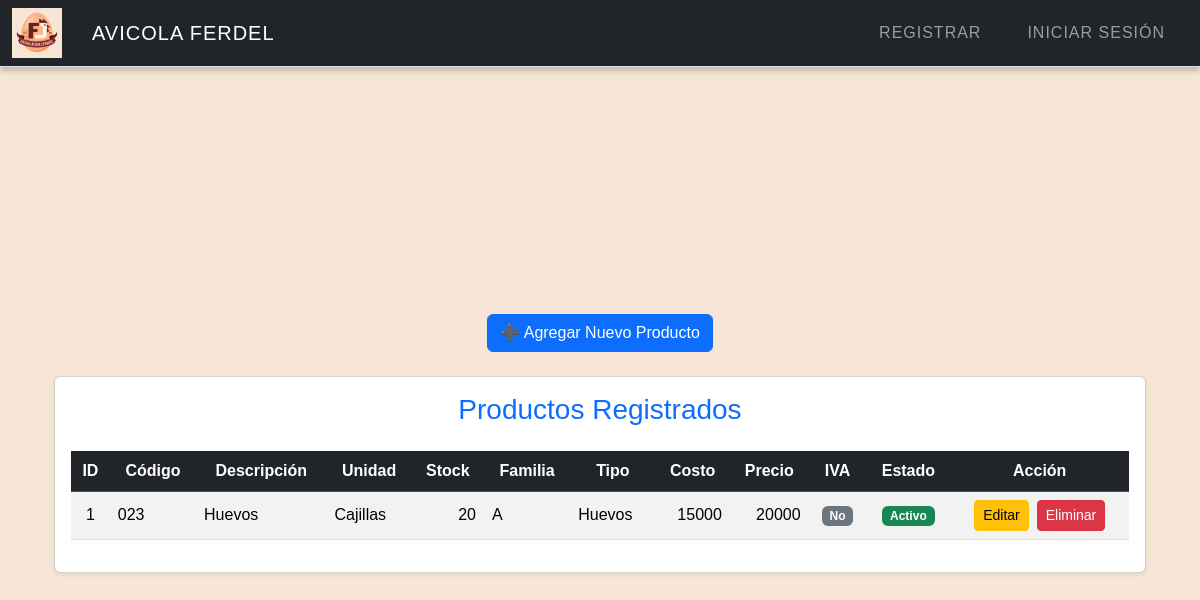
Before: /productos with the older database file.
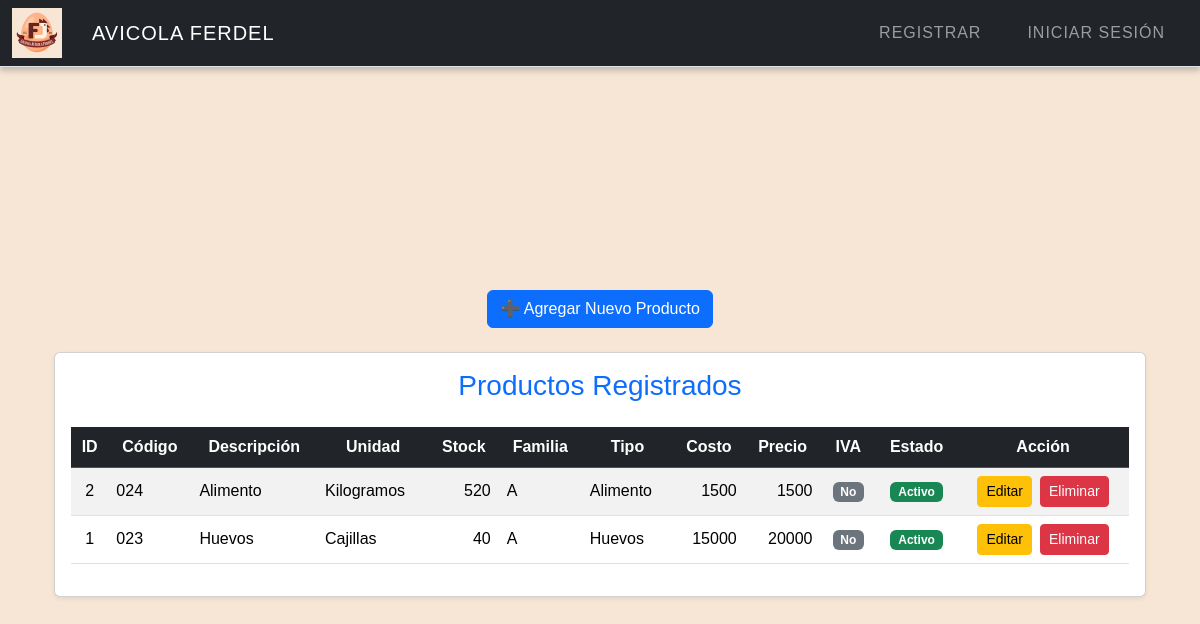
After: the same page with the newer database file.
### tables this page shows
CREATE TABLE Productos (
    ID_Producto INTEGER PRIMARY KEY AUTOINCREMENT,
    COD_Producto TEXT,
    Descripcion TEXT NOT NULL,
    Unidad_Medida INTEGER,
    Existencias NUMERIC DEFAULT 0,
    Estado INTEGER DEFAULT 1,
    Familia INTEGER,
    Costo_Promedio NUMERIC,
    IVA INTEGER DEFAULT 0,
    Tipo INTEGER,
    Precio_Venta NUMERIC,
    ID_Empresa INTEGER,
    Fecha_Creacion DATE DEFAULT CURRENT_DATE,
    Usuario_Creador INTEGER,
    FOREIGN KEY (Unidad_Medida) REFERENCES Unidades_Medida(ID_Unidad),
    FOREIGN KEY (Familia) REFERENCES Familia(ID_Familia),
    FOREIGN KEY (Tipo) REFERENCES Tipo_Producto(ID_TipoProducto),
    FOREIGN KEY (ID_Empresa) REFERENCES Empresa(ID_Empresa)
);

CREATE TABLE Unidades_Medida (
    ID_Unidad INTEGER PRIMARY KEY AUTOINCREMENT,
    Descripcion TEXT NOT NULL,
    Abreviatura TEXT
);

CREATE TABLE Familia (
    ID_Familia INTEGER PRIMARY KEY AUTOINCREMENT,
    Descripcion TEXT NOT NULL
);

CREATE TABLE Tipo_Producto (
    ID_TipoProducto INTEGER PRIMARY KEY AUTOINCREMENT,
    Descripcion TEXT NOT NULL
);

### app.py (the view, shortened to what this page needs)
@app.route("/productos", methods=["GET", "POST"])
def productos():
    productos = db.execute("""
        SELECT P.*, U.Descripcion AS Unidad, F.Descripcion AS FamiliaDesc, T.Descripcion AS TipoDesc
        FROM Productos P
        LEFT JOIN Unidades_Medida U ON P.Unidad_Medida = U.ID_Unidad
        LEFT JOIN Familia F ON P.Familia = F.ID_Familia
        LEFT JOIN Tipo_Producto T ON P.Tipo = T.ID_TipoProducto
        ORDER BY P.Descripcion
    """)
    unidades = db.execute("SELECT ID_Unidad, Descripcion FROM Unidades_Medida")
    familias = db.execute("SELECT ID_Familia, Descripcion FROM Familia")
    tipos = db.execute("SELECT ID_TipoProducto, Descripcion FROM Tipo_Producto")
    return render_template("productos.html", productos=productos, unidades=unidades, familias=familias, tipos=tipos)

### app.py (called while the page is built)
@app.after_request
def after_request(response):
    response.headers["Cache-Control"] = "no-cache, no-store, must-revalidate"
    response.headers["Expires"] = 0
    response.headers["Pragma"] = "no-cache"
    return response

### Templates/productos.html (shortened to what this page needs)
{% extends "layout.html" %}
{% block main %}
<div class="container">
    <div class="d-flex justify-content-center mb-4">
        <button class="btn btn-primary" type="button" data-bs-toggle="collapse" data-bs-target="#formularioProducto" aria-expanded="false" aria-controls="formularioProducto">
            ➕ Agregar Nuevo Producto
        </button>
    </div>
    <div class="card shadow-sm">
        <div class="card-body">
            <h3 class="card-title text-center text-primary mb-4">Productos Registrados</h3>
            <div class="table-responsive">
                <table class="table table-striped table-hover align-middle">
                    <thead class="table-dark text-center">
                        <tr>
                            <th>ID</th>
                            <th>Código</th>
                            <th>Descripción</th>
                            <th>Unidad</th>
                            <th>Stock</th>
                            <th>Familia</th>
                            <th>Tipo</th>
                            <th>Costo</th>
                            <th>Precio</th>
                            <th>IVA</th>
                            <th>Estado</th>
                            <th>Acción</th>
                        </tr>
                    </thead>
                    <tbody>
                        {% for p in productos %}
                        <tr>
                            <td class="text-center">{{ p.ID_Producto }}</td>
                            <td>{{ p.COD_Producto or '-' }}</td>
                            <td>{{ p.Descripcion }}</td>
                            <td>{{ p.Unidad or '-' }}</td>
                            <td class="text-end">{{ p.Existencias }}</td>
                            <td>{{ p.FamiliaDesc or '-' }}</td>
                            <td>{{ p.TipoDesc or '-' }}</td>
                            <td class="text-end">{{ p.Costo_Promedio }}</td>
                            <td class="text-end">{{ p.Precio_Venta }}</td>
                            <td class="text-center">
                                {% if p.IVA %}
                                    <span class="badge bg-success">Sí</span>
                                {% else %}
                                    <span class="badge bg-secondary">No</span>
                                {% endif %}
                            </td>
                            <td class="text-center">
                                {% if p.Estado == 1 %}
                                    <span class="badge bg-success">Activo</span>
                                {% else %}
                                    <span class="badge bg-secondary">Inactivo</span>
                                {% endif %}
                            </td>
                            <td class="text-center">
                                <div class="d-flex justify-content-center gap-2">
                                    <a href="{{ url_for('editar_producto', id=p.ID_Producto) }}" class="btn btn-sm btn-warning">
                                         Editar
                                    </a>
                                    <a href="{{ url_for('eliminar_producto', id=p.ID_Producto) }}" class="btn btn-sm btn-danger" onclick="return confirm('¿Seguro de eliminar?');">
                                         Eliminar
                                    </a>
                                </div>
                            </td>
                        </tr>
                        {% else %}
                        <tr>
                            <td colspan="12" class="text-center text-muted">No hay productos registrados.</td>
                        </tr>
                        {% endfor %}
                    </tbody>
                </table>
            </div>
        </div>
    </div>
</div>
{% endblock %}

Changed rows visible on the page:
added Productos: ID_Producto "2", COD_Producto "024", Descripcion "Alimento", Descripcion "Kilogramos", Existencias "520", Descripcion "A", Costo_Promedio "1500", Precio_Venta "1500", IVA "No", Estado "Activo"
changed Productos "Huevos": Existencias "20" → "40"
